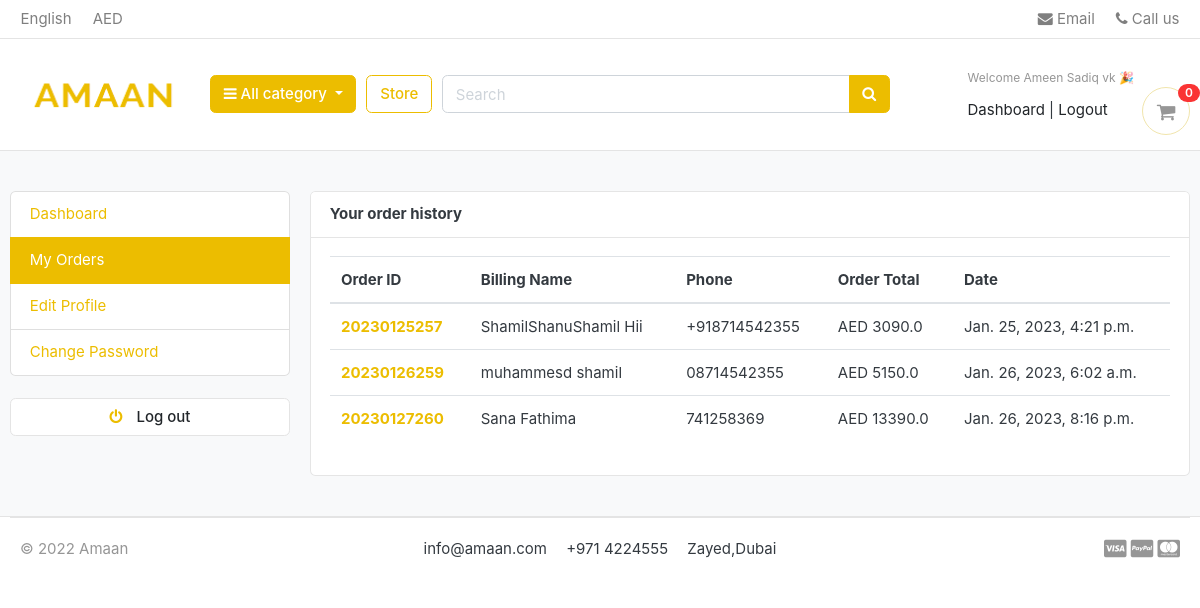
The app's page /accounts/my_orders/ (signed in) with its own data.
### accounts/models.py (models this page shows, shortened)
class Accounts(AbstractBaseUser):
    first_name    = models.CharField(max_length=50)
    last_name     = models.CharField(max_length=50)
    username      = models.CharField(max_length=50,unique=True)
    email         = models.EmailField(max_length=100,unique=True)
    phone_number  = models.CharField(max_length=50)
    date_joined   = models.DateTimeField(auto_now_add=True)
    last_login    = models.DateTimeField(auto_now_add=True)
    is_admin      = models.BooleanField(default=False)
    is_staff      = models.BooleanField(default=False)
    is_active     = models.BooleanField(default=False)
    is_superadmin     = models.BooleanField(default=False)
    USERNAME_FIELD  = 'email'
    REQUIRED_FIELDS = ['username','first_name','last_name']
    objects = MyAccountManager()

### orders/models.py (models this page shows, shortened)
class Order(models.Model):
    STATUS = (
        ('New', 'New'),
        ('Accepted', 'Accepted'),
        ('Completed', 'Completed'),
        ('Cancelled', 'Cancelled'),
    )
    user = models.ForeignKey(Accounts, on_delete=models.SET_NULL, null=True)
    payment = models.ForeignKey(Payment, on_delete=models.SET_NULL, blank=True, null=True)
    order_number = models.CharField(max_length=20)
    first_name = models.CharField(max_length=50)
    last_name = models.CharField(max_length=50)
    phone = models.CharField(max_length=50)
    email= models.EmailField(max_length=50)
    address_line_1 = models.CharField(max_length=50)
    address_line_2 = models.CharField(max_length=50,  blank=True)
    country = models.CharField(max_length=50)
    state = models.CharField(max_length=50)
    city = models.CharField(max_length=50)
    order_note = models.CharField(max_length=100, blank=True)
    order_total = models.FloatField(null=True)
    tax = models.FloatField()
    status = models.CharField(max_length=10, choices=STATUS,default='New')
    ip = models.CharField(max_length=20, blank=True)
    is_ordered = models.BooleanField(default=False)
    created_at = models.DateTimeField(auto_now_add=True)
    updated_at = models.DateTimeField(auto_now=True)
    def full_name(self):
        return f'{self.first_name} {self.last_name}'

### accounts/views.py (the view)
# urls.py: path('my_orders/', views.my_orders, name="my_orders"),
@login_required(login_url = 'login')
def my_orders(request):
    orders = Order.objects.filter(user=request.user, is_ordered=True)
    context = {
        'orders' : orders,
    }
    return render(request, 'accounts/my_orders.html',context)

### carts/context_processors.py (called while the page is built)
def counter(request):
    cart_count = 0
    if 'admin' in request.path:
        return{}
    else:
        try:
            cart = Cart.objects.filter(cart_id=cart_id(request))
            if request.user.is_authenticated:
                cart_items = CartItem.objects.all().filter(user=request.user)
            else:
                cart_items = CartItem.objects.all().filter(cart=cart[:1])
            for cart_item in cart_items:
                cart_count += cart_item.quantity
        except Cart.DoesNotExist:
            cart_count = 0
    return dict(cart_count=cart_count)

### carts/views.py (called while the page is built)
def cart_id(request):
    cart = request.session.session_key
    if not cart:
        cart = request.session.create()
    return cart

### category/context_processors.py (called while the page is built)
def menu_links(request):
    links = Category.objects.all()
    return dict(links=links)

### category/models.py (called while the page is built)
    def get_url(self):
        return reverse('products_by_category', args=[self.slug])

### templates/accounts/my_orders.html (shortened to what this page needs)
{% extends 'base.html' %}
{% block content %}
<section class="section-conten padding-y bg">
    <div class="container">
        <div class="row">
       {% include 'includes/dashboard_sidebar.html'%}
        <main class="col-md-9">
            <article class="card">
            <header class="card-header">
                <strong class="d-inline-block mr-3">Your order history</strong>
            </header>
            <div class="card-body">
                <div class="row">
                    <div class="col-md-12">
                        <table class="table table-hover">
                            <thead>
                              <tr>
                                <th scope="col">Order ID</th>
                                <th scope="col">Billing Name</th>
                                <th scope="col">Phone</th>
                                <th scope="col">Order Total</th>
                                <th scope="col">Date</th>
                              </tr>
                            </thead>
                            <tbody>
                            {% for order in orders %}
                              <tr>
                                <th scope="row"> <a href="{% url 'order_detail' order.order_number%}">{{order.order_number}}</th></a>
                                <td>{{order.full_name}}</td>
                                <td>{{order.phone}}</td>
                                <td>AED {{order.order_total}}</td>
                                <td>{{order.created_at}}</td>
                              </tr>
                            {% endfor %}
                            </tbody>
                          </table>
                    </div>
                </div>
            </div>
            </div>
    </div>
    </section>
{% endblock %}

### templates/includes/navbar.html (shortened to what this page needs)
{% load static%}
<header class="section-header">
    <nav class="navbar p-md-0 navbar-expand-sm navbar-light border-bottom">
    <div class="container">
      <div class="collapse navbar-collapse" id="navbarTop4">
        <ul class="navbar-nav mr-auto">
            <li class="nav-item dropdown">
                 <a href="#" class="nav-link">   English </a>
            </li>
            <li class="nav-item dropdown">
                <a href="#" class="nav-link"> AED </a>
            </li>
        </ul>
        <ul class="navbar-nav">
            <li><a href="#" class="nav-link"> <i class="fa fa-envelope"></i> Email </a></li>
            <li><a href="#" class="nav-link"> <i class="fa fa-phone"></i> Call us </a></li>
        </ul>
      </div>
    </div>
    </nav>
    <section class="header-main border-bottom">
        <div class="container">
    <div class="row align-items-center justify-content-around ">
        <div class="col-lg-2 col-md-3 col-6">
            <a href="{% url 'home' %}" class="brand-wrap">
                <img class="logo w-100" src="{% static './images/logo1.png' %}" >
            </a>
        </div>
        <div class="col-lg col-sm col-md col-6 flex-grow-0">
            <div class="category-wrap dropdown d-inline-block float-right">
                <button type="button" class="btn btn-primary dropdown-toggle" data-toggle="dropdown">
                    <i class="fa fa-bars"></i> All category
                </button>
            </div>
        </div>
        <a href="{% url 'store' %}" class="btn btn-outline-primary">Store</a>
        <div class="col-lg  col-md-6 col-sm-12 col d-none d-md-block">
            <form action="{% url 'search' %}" class="search " method="GET">
                <div class="input-group w-100">
                    <input type="text" class="form-control search-bar " style="width:60%;" placeholder="Search"  name="keyword"  required>
                    <div class="input-group-append">
                      <button class="btn btn-primary" type="submit">
                        <i class="fa fa-search "></i>
                      </button>
                    </div>
                </div>
            </form>
        </div>
        <div class="col-lg-3 col-sm-6 col-8 order-2 order-lg-3">
                    <div class="d-flex justify-content-end mb-3 mb-lg-0 mt-3">
                        {% if user.id is None%}
                        <div class="widget-header ">
                            <small class="title text-muted">Welcome guest !</small>
                            <div>
                                <a class="text-dark" href="{% url 'login' %}">Sign in</a> <span class="dark-transp"> | </span>
                                <a class="text-dark" href="{% url 'register' %}"> Register</a>
                            </div>
                        </div>
                        {% else %}
                        <div class="widget-header ">
                            <small class="title text-muted">Welcome {{user.first_name}} 🎉</small>
                            <div>
                                <a class="text-dark" href="{% url 'dashboard' %}">Dashboard</a> <span class="dark-transp"> | </span>
                                <a class="text-dark" href="{% url 'logout' %}"> Logout</a>
                        {% endif %}
                        <a href="{% url 'cart' %}" class="widget-header pl-3 ml-3">
                            <div class="icon icon-sm rounded-circle border"><i class="fa fa-shopping-cart"></i></div>
                            <span class="badge badge-pill badge-danger notify">{{cart_count}}</span>
                        </a>
                    </div>
                </div>
    </div>
        </div>
    </section>
    </header>

### static/css/ui.css (style rules this page uses)
html { font-family: "Inter", sans-serif; font-size: 15px; }
.icon-xs, .icon-sm, .icon-md, .icon-lg { display: inline-block; text-align: center; flex-shrink: 0; flex-grow: 0; }
.icon-sm { width: 48px; height: 48px; line-height: 48px !important; font-size: 20px; }
.padding-y { padding-top: 40px; padding-bottom: 40px; }
article:after, .form-group:after { display: block; clear: both; content: ""; }
.bg { background-color: #f8f9fa; }
.header-main { position: relative; padding-top: 1rem; padding-bottom: 1rem; }
.brand-wrap .logo, .navbar-brand .logo { margin-right: 7px; max-height: 42px; display: inline-block; }
.widget-header { display: inline-block; vertical-align: middle; position: relative; }
.widget-header a { color: #343a40; }
.widget-header i { color: #969696; }
.widget-header .title { display: block; }
.widget-header .notify { position: absolute; top: -3px; right: -10px; }
.notify { position: absolute; top: -4px; right: -10px; display: inline-block; padding: 0.25em 0.6em; font-size: 12px; line-height: 1; text-align: center; border-radius: 3rem; color: #fff; background-color: #fa3434; }

### records on screen
Accounts: first_name "Ameen Sadiq vk"
Order: order_number "20230125257", full_name "ShamilShanuShamil Hii", phone "+918714542355", order_total "3090.0", created_at "Jan. 25, 2023, 4:21 p.m."
Order: order_number "20230126259", full_name "muhammesd shamil", phone "08714542355", order_total "5150.0", created_at "Jan. 26, 2023, 6:02 a.m."
Order: order_number "20230127260", full_name "Sana Fathima", phone "741258369", order_total "13390.0", created_at "Jan. 26, 2023, 8:16 p.m."

### other values on screen
{{ cart_count }} "0"
